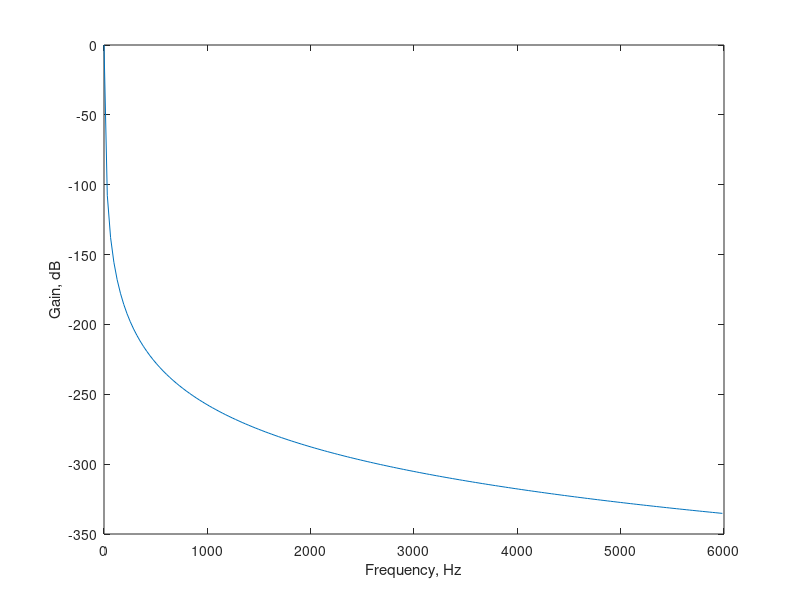

MATLAB code to generate this figure:
% Program 4_3
% Program to Design Type 1 Chebyshev Lowpass Filter
%
% Read in the filter order, passband edge frequency
% and passband ripple in dB
N = input('Order = ');
Fp = input('Passband edge frequency in Hz = ');
Rp = input('Passband ripple in dB = ');
% Determine the coefficients of the transfer function
[num,den] = cheby1(N,Rp,2*pi*Fp,'s');
% Compute and plot the frequency response
omega = [0: 200: 12000*pi];
h = freqs(num,den,omega);
plot (omega/(2*pi),20*log10(abs(h)));
xlabel('Frequency, Hz'); ylabel('Gain, dB');